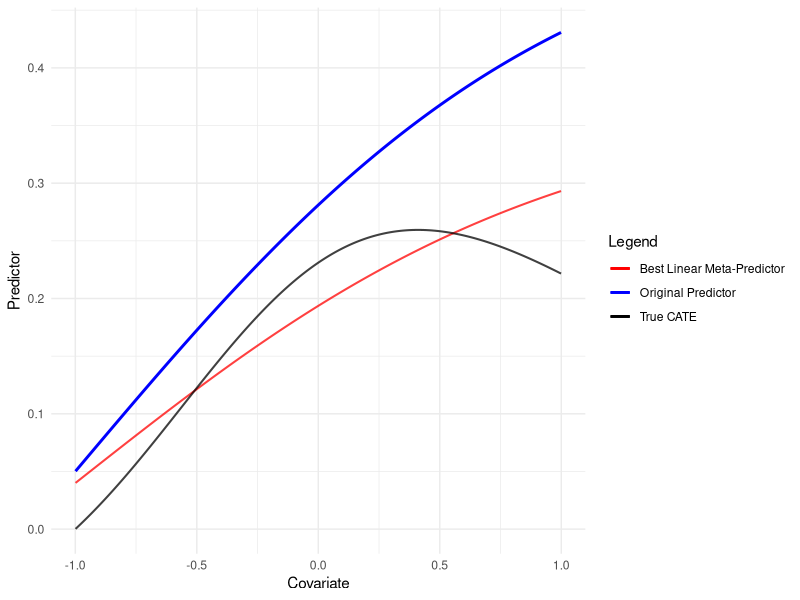
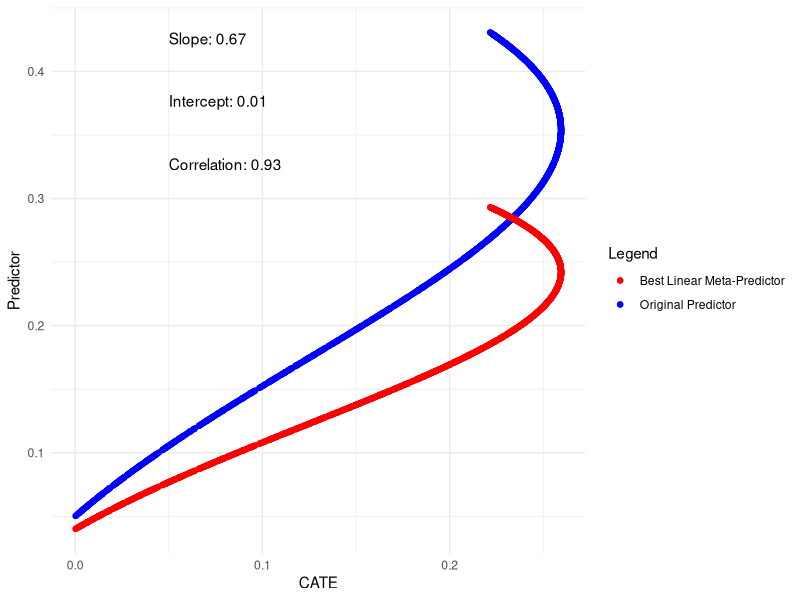
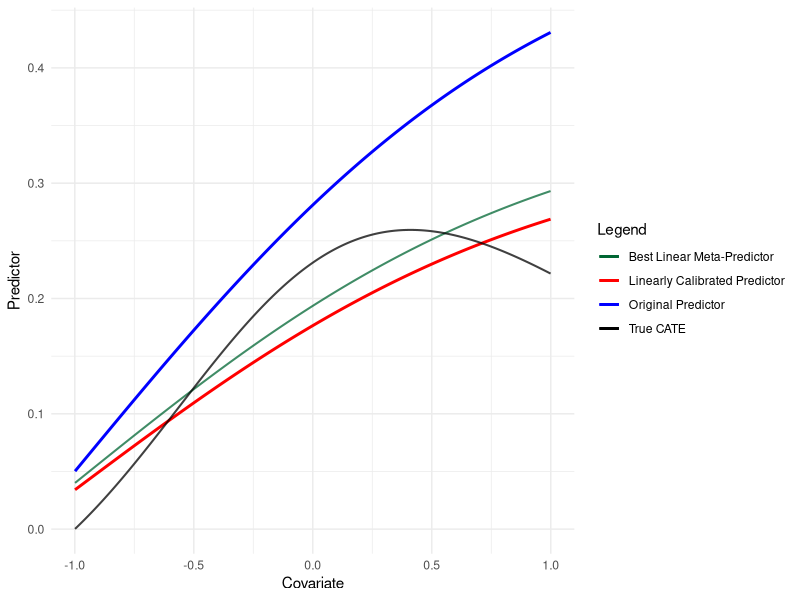
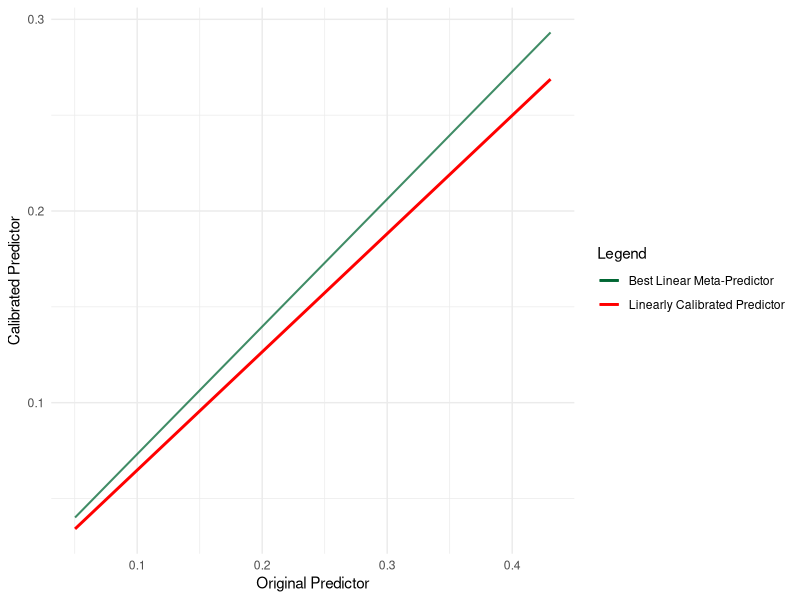
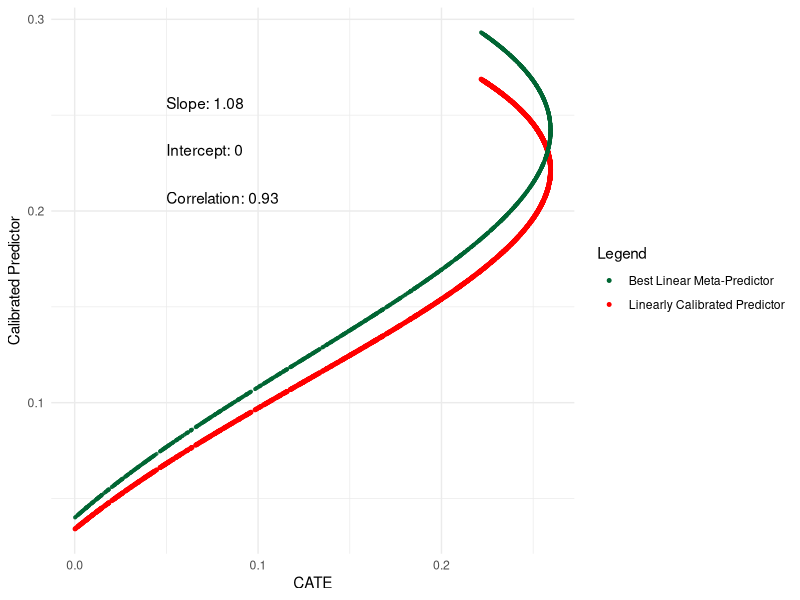
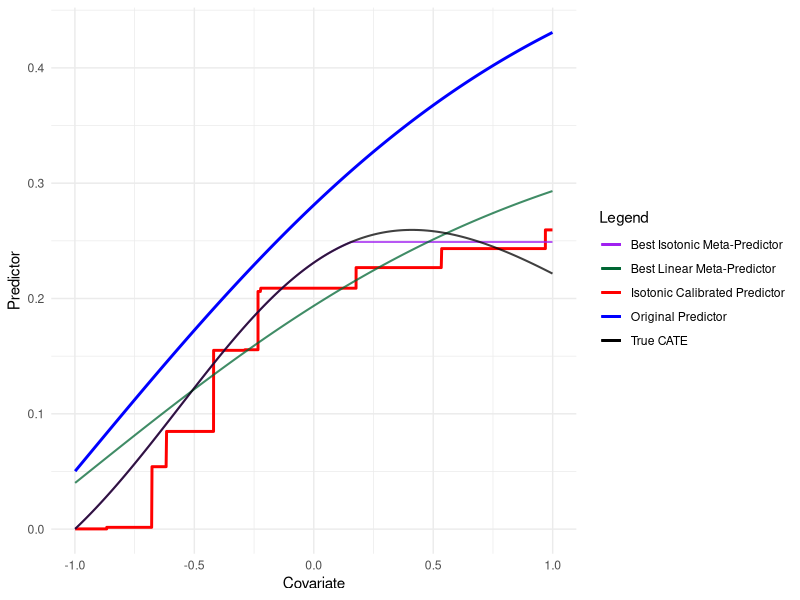
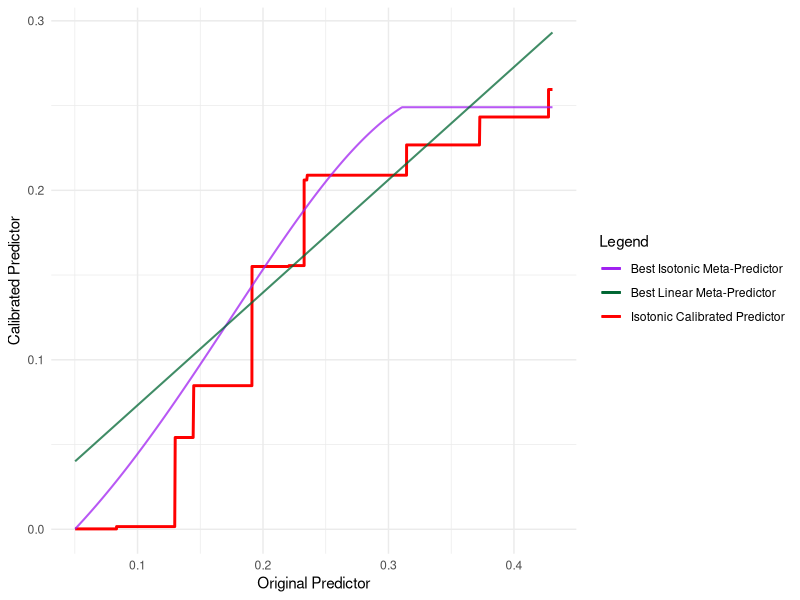
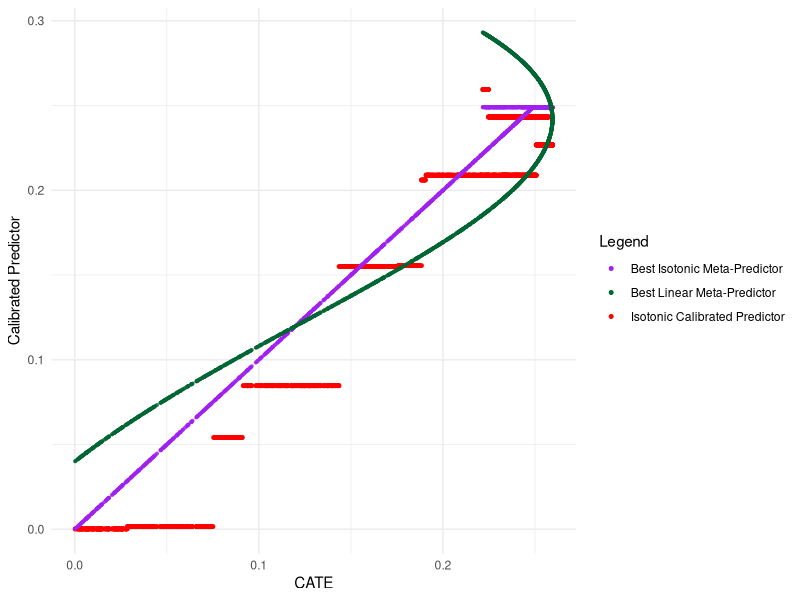

These figures' R source, in order:
## ---- chunk 1
knitr::opts_chunk$set(echo = TRUE)
## ---- chunk 2
set.seed(12345)
n <- 2000
# covariate
W <- runif(n, -1, 1)

# treatment
pi <- plogis(0.5*W)
A <- rbinom(n, size = 1, pi)

# outcome regression and cate
mu0 <- plogis(W)
mu1 <- plogis(1 + 2*W)
cate <- mu1 - mu0

# potential outcomes
Y0 <- rbinom(n, size = 1, mu0)
Y1 <- rbinom(n, size = 1, plogis(1 + 2*W))
 
# observed outcome
Y <- ifelse(A==1, Y1, Y0)
## ---- chunk 3

# use machine learning to obtain initial predictor of ITE Y_1 - Y_0
# for simplicity, we define our predictor tau.hat as a fixed function.

tau.hat <- plogis(1 + W  ) - 0.45
  
## ---- chunk 4
library(ggplot2)

# predictor is misspecified but not that badly
p <- ggplot(data = data.frame(tau.hat, cate), aes(x = tau.hat, y = cate)) +
  geom_point(color = "blue") +
  labs(x = "predictor", y = "cate") +
  geom_smooth(method = 'lm', formula = y ~ x, color = "red") +
  theme_minimal()

cor_tau <-  cor(tau.hat, cate)
# Calculate the regression coefficients
fit <- lm(cate ~ tau.hat, data = data.frame(tau.hat, cate))
intercept <- coef(fit)[1]
slope <- coef(fit)[2]

tau.BLP.oracle <- intercept + tau.hat * slope

p <- ggplot(data = data.frame( tau.hat, tau.BLP.oracle, cate, W), aes(y = tau.hat, x = W)) +
  geom_line(aes(color = "Original Predictor"), show.legend = TRUE, size = 1) +
  labs(x = "Covariate", y = "Predictor") +
  geom_line(aes(y = tau.BLP.oracle, color = "Best Linear Meta-Predictor"), show.legend = TRUE, size = 0.7, alpha = 0.75) +
   geom_line(aes(y = cate, color = "True CATE"), show.legend = TRUE, size = 0.7, alpha = 0.75) +
  scale_color_manual(
    name = "Legend",
    values = c("Original Predictor" = "blue", "Best Linear Meta-Predictor" = "red",
               "True CATE" = "black")
  ) +
  theme_minimal()
 

p

## ---- chunk 5
# plot best linear predictor (oracle)
p <- ggplot(data = data.frame( tau.hat, tau.BLP.oracle, cate), aes(y = tau.hat, x = cate)) +
  geom_point(aes(color = "Original Predictor"), show.legend = TRUE) +
  labs(y = "Predictor", x = "CATE") +
  geom_point(aes(y = tau.BLP.oracle, color = "Best Linear Meta-Predictor"), show.legend = TRUE) +
  scale_color_manual(
    name = "Legend",
    values = c("Original Predictor" = "blue", "Best Linear Meta-Predictor" = "red")
  ) +
  theme_minimal()
 


# Add the slope and intercept to the plot
p <- p +
  annotate(
    "text", x = 0.05, y = max(tau.hat), label = paste("Slope:", round(slope, 2)),
    hjust = 0, vjust = 1, color = "black"
  ) +
  annotate(
    "text", x = 0.05, y = max(tau.hat)- 0.05, label = paste("Intercept:", round(intercept, 2)),
    hjust = 0, vjust = 0.9, color = "black"
  ) +
  annotate(
    "text", x = 0.05, y = max(tau.hat)- 0.1, label = paste("Correlation:", round(cor_tau, 2)),
    hjust = 0, vjust = 0.9, color = "black"
  )

# Display the plot
print(p)



## ---- chunk 6
# unbiased surrogate outcome for CATE/ITE
pseudo_outcome <- cate + (A/pi) * (Y - mu1) - ((1-A)/(1-pi)) * (Y - mu0)

# fit best linear predictor of tau.hat of the surrogate outcome
# provides estimat of BLP of ITE/CATE
fit <- lm(pseudo_outcome ~ tau.hat, data = data.frame(tau.hat, pseudo_outcome))
intercept <- coef(fit)[1]
slope <- coef(fit)[2]

# get linear calibrated predictor, i.e. BLP given tau.hat
tau.BLP.hat <- intercept + slope * tau.hat





cor_tau <-  cor(tau.BLP.hat, cate)
# Calculate the regression coefficients
fit <- lm(cate ~ tau.hat, data = data.frame(tau.hat, cate))
intercept <- coef(fit)[1]
slope <- coef(fit)[2]

tau.BLP.oracle <- intercept + tau.hat * slope
## ---- chunk 7


tau.iso.oracle <- as.stepfun(isoreg(tau.hat, cate))(tau.hat)

p <- ggplot(data = data.frame(tau.BLP.hat, tau.hat, tau.BLP.oracle, W, cate), aes(x = W, y = tau.BLP.hat)) +
  geom_line(aes(color = "Linearly Calibrated Predictor"), show.legend = TRUE, size = 1) +
  labs(x = "Covariate", y = "Predictor") +
  geom_line(aes(y = tau.BLP.oracle, color = "Best Linear Meta-Predictor"), show.legend = TRUE, alpha = 0.75,  size = 0.7)+ 
  geom_line(aes(y = tau.hat, color = "Original Predictor"), show.legend = TRUE, alpha = 1,  size = 1)+ 
  geom_line(aes(y = cate, color = "True CATE"), show.legend = TRUE, alpha = 0.75,  size = 0.7)+  
  scale_color_manual(
    name = "Legend",
    values = c("Linearly Calibrated Predictor" = "red", 
               "Best Linear Meta-Predictor" = "#006633",
               "Original Predictor" = "blue",
               "True CATE" = "black")
  ) +
  theme_minimal()
p

 
## ---- chunk 8

 
p <- ggplot(data = data.frame(tau.BLP.hat, tau.hat, tau.BLP.oracle), aes(x = tau.hat, y = tau.BLP.hat)) +
  geom_line(aes(color = "Linearly Calibrated Predictor"), show.legend = TRUE, size = 1) +
  labs(x = "Original Predictor", y = "Calibrated Predictor") +
  geom_line(aes(y = tau.BLP.oracle, color = "Best Linear Meta-Predictor"), show.legend = TRUE, alpha = 0.75,  size = 0.7)+ 
  scale_color_manual(
    name = "Legend",
    values = c(
               "Best Linear Meta-Predictor" = "#006633",
               "Linearly Calibrated Predictor" = "red")
  ) +
  theme_minimal()
p



 
## ---- chunk 9

 

 cor_tau <-  cor(tau.BLP.hat, cate)
# Calculate the regression coefficients
fit <- lm(cate ~ tau.BLP.hat, data = data.frame(tau.BLP.hat, cate))
intercept <- coef(fit)[1]
slope <- coef(fit)[2]

 

p <- ggplot(data = data.frame(tau.BLP.hat, tau.hat,  tau.BLP.oracle, cate), aes(y = tau.BLP.hat, x = cate)) +
  geom_point(aes(color = "Linearly Calibrated Predictor"), show.legend = TRUE, size = 1) +
  labs(y = "Calibrated Predictor", x = "CATE") +
  geom_point(aes(y = tau.BLP.oracle, color = "Best Linear Meta-Predictor"), show.legend = TRUE, alpha = 0.75,  size = 0.7)+ 
  scale_color_manual(
    name = "Legend",
    values = c("Linearly Calibrated Predictor" = "red", 
               "Best Linear Meta-Predictor" = "#006633")
  ) +
  theme_minimal()
 



 

# Add the slope and intercept to the plot
p <- p +
  annotate(
    "text", x = 0.05, y = max(cate), label = paste("Slope:", round(slope, 2)),
    hjust = 0, vjust = 1, color = "black"
  ) +
  annotate(
    "text", x = 0.05, y = max(cate)- 0.025, label = paste("Intercept:", round(intercept, 2)),
    hjust = 0, vjust = 0.9, color = "black"
  ) +
  annotate(
    "text", x = 0.05, y = max(cate)- 0.05, label = paste("Correlation:", round(cor_tau, 2)),
    hjust = 0, vjust = 0.9, color = "black"
  )

# Display the plot
print(p)


## ---- chunk 10
# unbiased surrogate outcome for CATE/ITE
pseudo_outcome <- cate + (A/pi) * (Y - mu1) - ((1-A)/(1-pi)) * (Y - mu0)
# fit isotonic regression of pseudo outcome
tau.iso.hat <- as.stepfun(isoreg(tau.hat, pseudo_outcome))(tau.hat)
# note isotonic regression overfits at very end boundaries of tau.hat
# tmp fix: bound predictions into range of cate.
tau.iso.hat <- pmin(pmax(tau.iso.hat, min(cate)), max(cate))
 

## ---- chunk 11


tau.iso.oracle <- as.stepfun(isoreg(tau.hat, cate))(tau.hat)

p <- ggplot(data = data.frame(tau.iso.hat, tau.hat, tau.iso.oracle, tau.BLP.oracle, W, cate), aes(x = W, y = tau.iso.hat)) +
  geom_line(aes(color = "Isotonic Calibrated Predictor"), show.legend = TRUE, size = 1) +
  labs(x = "Covariate", y = "Predictor") +
  geom_line(aes(y = tau.iso.oracle, color = "Best Isotonic Meta-Predictor", alpha = 0.75), show.legend = TRUE, alpha = 0.75, size = 0.7) +
  geom_line(aes(y = tau.BLP.oracle, color = "Best Linear Meta-Predictor"), show.legend = TRUE, alpha = 0.75,  size = 0.7)+ 
  geom_line(aes(y = tau.hat, color = "Original Predictor"), show.legend = TRUE, alpha = 1,  size = 1)+ 
  geom_line(aes(y = cate, color = "True CATE"), show.legend = TRUE, alpha = 0.75,  size = 0.7)+  
  scale_color_manual(
    name = "Legend",
    values = c("Isotonic Calibrated Predictor" = "red", 
               "Best Isotonic Meta-Predictor" = "purple",
               "Best Linear Meta-Predictor" = "#006633",
               "Original Predictor" = "blue",
               "True CATE" = "black")
  ) +
  theme_minimal()
p

 
## ---- chunk 12


tau.iso.oracle <- as.stepfun(isoreg(tau.hat, cate))(tau.hat)

p <- ggplot(data = data.frame(tau.iso.hat, tau.hat, tau.iso.oracle, tau.BLP.oracle), aes(x = tau.hat, y = tau.iso.hat)) +
  geom_line(aes(color = "Isotonic Calibrated Predictor"), show.legend = TRUE, size = 1) +
  labs(x = "Original Predictor", y = "Calibrated Predictor") +
  geom_line(aes(y = tau.iso.oracle, color = "Best Isotonic Meta-Predictor", alpha = 0.75), show.legend = TRUE, alpha = 0.75, size = 0.7) +
  geom_line(aes(y = tau.BLP.oracle, color = "Best Linear Meta-Predictor"), show.legend = TRUE, alpha = 0.75,  size = 0.7)+ 
  scale_color_manual(
    name = "Legend",
    values = c("Isotonic Calibrated Predictor" = "red", 
               "Best Isotonic Meta-Predictor" = "purple",
               "Best Linear Meta-Predictor" = "#006633",
               "Original Predictor" = "blue",
               "True CATE" = "black")
  ) +
  theme_minimal()
p

 
## ---- chunk 13

p <- ggplot(data = data.frame(tau.iso.hat, cate), aes(x = cate, y = tau.iso.hat)) +
  geom_point(color = "blue") +
  labs(x = "predictor", y = "cate") +
  geom_smooth(method = 'lm', formula = y ~ x, color = "red") +
  theme_minimal()

p <- ggplot(data = data.frame(tau.iso.hat, tau.hat, tau.iso.oracle, tau.BLP.oracle, cate), aes(y = tau.iso.hat, x = cate)) +
  geom_point(aes(color = "Isotonic Calibrated Predictor"), show.legend = TRUE, size = 1) +
  labs(x = "CATE", y = "Calibrated Predictor") +
  geom_point(aes(y = tau.iso.oracle, color = "Best Isotonic Meta-Predictor", alpha = 0.75), show.legend = TRUE, alpha = 0.75, size = 0.7) +
  geom_point(aes(y = tau.BLP.oracle, color = "Best Linear Meta-Predictor"), show.legend = TRUE, alpha = 0.75,  size = 0.7)+ 
  scale_color_manual(
    name = "Legend",
     values = c("Isotonic Calibrated Predictor" = "red", 
               "Best Isotonic Meta-Predictor" = "purple",
               "Best Linear Meta-Predictor" = "#006633",
               "Original Predictor" = "blue",
               "True CATE" = "black")
  ) +
  theme_minimal()
 


cor_tau <-  cor(tau.iso.hat, cate)
# Calculate the regression coefficients
fit <- lm(cate ~ tau.iso.hat, data = data.frame(tau.iso.hat, cate))
intercept <- coef(fit)[1]
slope <- coef(fit)[2]

 

# Display the plot
print(p)


